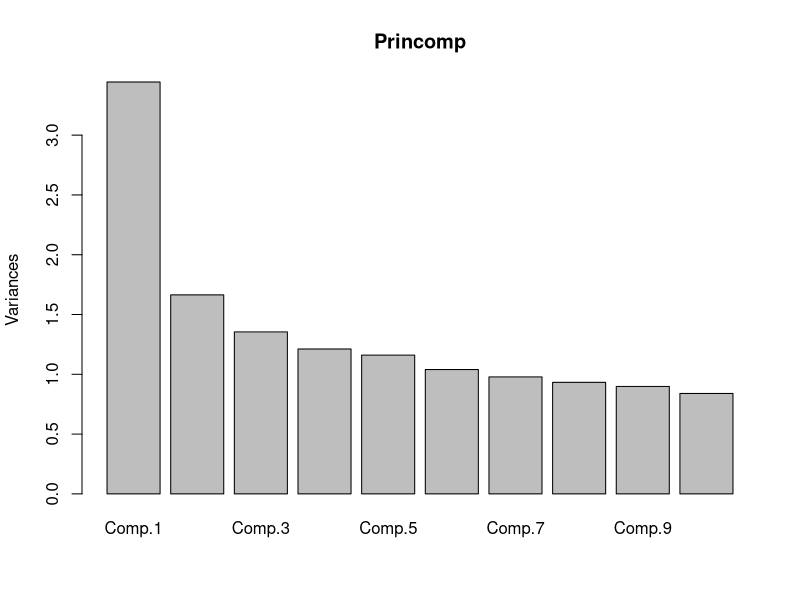
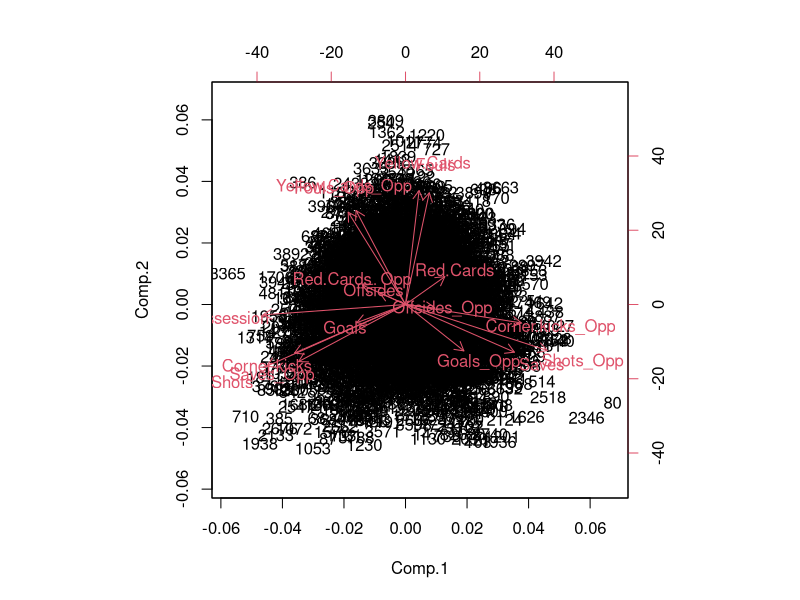
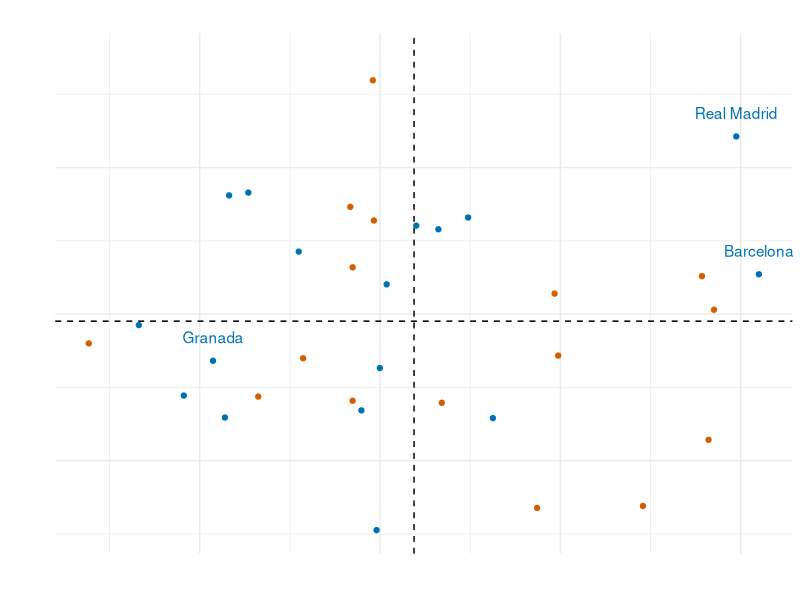

Source code (R) for these figures, in order: (Note: this script raises an error after producing the figures.)
#=============================================================================
#                   Standarize fouls vars by league
#=============================================================================

#Load libraries
libraries <- c('plyr','zoo', 'magrittr', 'stringr', 'tidyverse', 'ggplot2',
               'forecast', 'lubridate')

lapply(libraries,require, character.only = TRUE )

#Define plotting and data importing specifications
options(stringsAsFactors = F)

theme_set(theme_minimal())
cbPalette <- c("#0072B2", "#D55E00")

#Load data and prepare it for the analysis
STATS <- read.csv('Index_performance/DATABASE.csv')
#STATS <- read.csv('https://raw.githubusercontent.com/fconick/fcoStartistician/master/Index_performance/DATABASE.csv')

STATS[,-c(1:4)] %<>% sapply(as.numeric)
STATS$Date %<>%  as.Date


STATS %<>% filter(variable == 'Home')


Fouls.cols <- grep('Fouls|Cards',colnames(STATS), value = T)

#Why one league is divided by PC.2

Fouls.summary <- STATS %>% ddply(.(League), function(x){
  sapply(x[,Fouls.cols], mean)
})

#Tweak scale function
scale.data.frame <- function(x){
  scale(x) %>% c
}

#Standarize  all variables related with fouls  
STATS %<>% group_by(League) %>% 
  mutate_each(funs(scale.data.frame), contains("Fouls"), contains('Cards'))

#Principal components
Princomp <- princomp(STATS[,-c(1:4)], cor = T)

#Find number of components that explain most of the data
plot(Princomp)

#Biplot
biplot(Princomp)


#Rerun the princomp
(Loadings <- Princomp$loadings[,1:2] %>% round(2) %>% data.frame %>% 
    mutate(Attribute = rownames(.)) %>% 
    select(Attribute, everything()) %>% 
    arrange(Comp.2))


#Scores 2 component add it to DATA
STATS$PC1<- -Princomp$scores[,1]
STATS$PC2<- -Princomp$scores[,2]

#Index of the best teams from 2011 to 2016 with more than 40 matches in the DB
STATS  %>% 
  group_by(Team) %>% filter(n()>30) %>%   summarise(
    Index.1 = mean(PC1),
    Index.2 = mean(PC2)
  ) %>% arrange(desc(Index.1)) %>% data.frame

#add a moving average so the index can determine the "current INdex'
# of each Team


STATS %<>% group_by(Team) %>%  filter(n()>30) %>%
  arrange(Date) %>% 
  mutate(
    M.A.PC1 = rollmeanr(PC1, 15, fill = NA ),
    M.A.PC2 = rollmeanr(PC2, 15, fill = NA )
  )


Index.2016 <- STATS %>% group_by(Team) %>% 
  filter(Date == max(Date)) %>% 
  select(Team, M.A.PC1, M.A.PC2, Date, League) %>% filter(Date>= as.Date('2016-11-01'))


ggplot(Index.2016, aes(x = M.A.PC1, y = M.A.PC2, color = League)) +
  geom_hline(aes(yintercept=mean(M.A.PC2)), colour = 'black', linetype = 2) +
  geom_vline(aes(xintercept=mean(M.A.PC1)), colour = 'black', linetype = 2) +
  geom_point(show.legend = F) +
  geom_text(aes(label = Team), check_overlap = T, nudge_y = 0.08,
            show.legend = F)+
  scale_color_manual(values=cbPalette) +
  labs(x = 'General Performance', y = 'Fouls and Misconduct Scores', 
       title = 'Teams January 2017 Index') +
  theme(plot.title = element_text(hjust = 0.5))#+
  #geom_smooth(method = 'gam', se = T, alpha = .2)

ggsave('Index_performance/Index_Teams_div.png')

